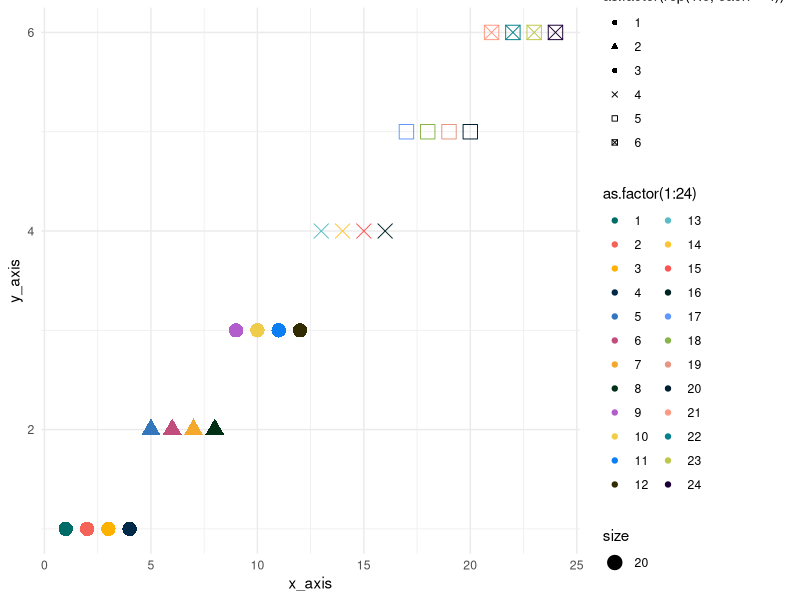

This chart was generated by the following R code:
color1 <- c("#006C67", "#F56258", "#FFB100", "#002A47")
color2 <- c("#3376BC", "#C14D7C", "#F4A82C", "#003015")
color3 <- c("#B35DCC", "#EFCD4A", "#0B7EF3", "#332B02")
color4 <- c("#5ABCC4", "#FFC533", "#FF5452", "#002324")
color5 <- c("#6198FF", "#89B449", "#E69682", "#001F33")
color6 <- c("#FE9A84", "#08808E", "#BEC74B", "#1B0038")
shape1 <- c(16, 17) # circulo grande y triangulo grande
shape2 <- c(16, 4) #circulo mediano y cruz
shape3 <- c(0, 7) #cuadrado y cuadrado tachado
color_eps <- c(color1, color2, color3, color4, color5, color6)
shape_eps <- c(shape1, shape2, shape3)

# save(color_eps, file = "data/colore_eps.rda")
# save(shape_eps, file = "data/shape_eps.rda")

library(ggplot2)
ggplot(data.frame(x_axis=1:24, y_axis=rep(1:6, each=4)), aes(x=x_axis, y=y_axis))+
  geom_point(aes(color= as.factor(1:24), size=20, shape=as.factor(rep(1:6, each=4))))+
  scale_color_manual(values = color_eps) +
  scale_shape_manual(values=shape_eps)+
  theme_minimal()

#cambian los colores entre ggplot y plot de base
